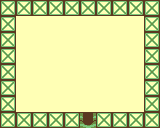

A 2D game scene composited from a Tiled map and its tileset images. What follows is a short description and the map's XML, with each tile layer's data collapsed to a summary:
An orthogonal 10x8 tile map with 16x16 px tiles, 1 tile layer (backgroundLayer) and 33 objects (31x block, enemy, teleport).

<map version="1.2" tiledversion="1.3.3" orientation="orthogonal" renderorder="right-down" width="10" height="8" tilewidth="16" tileheight="16" infinite="0" nextlayerid="5" nextobjectid="35">
 <tileset firstgid="1" name="tilesheet01" tilewidth="16" tileheight="16" tilecount="64" columns="8">
  <image source="../tilesheet01.png" width="128" height="128" />
 </tileset>
 <layer id="1" name="backgroundLayer" width="10" height="8">
  <data>[80 cells, 80 non-empty, 3 distinct tile ids]</data>
 </layer>
 <objectgroup id="2" name="enemiesLayer">
  <object id="1" name="enemy" gid="57" x="48" y="48" width="16" height="16">
   <properties>
    <property name="EnemyID" type="int" value="0" />
   </properties>
  </object>
 </objectgroup>
 <objectgroup id="3" name="objectLayer">
  <object id="2" name="block" gid="26" x="144" y="16" width="16" height="16" />
  <object id="3" name="block" gid="25" x="128" y="16" width="16" height="16" />
  <object id="4" name="block" gid="25" x="112" y="16" width="16" height="16" />
  <object id="5" name="block" gid="25" x="96" y="16" width="16" height="16" />
  <object id="6" name="block" gid="25" x="80" y="16" width="16" height="16" />
  <object id="7" name="block" gid="25" x="64" y="16" width="16" height="16" />
  <object id="8" name="block" gid="25" x="48" y="16" width="16" height="16" />
  <object id="9" name="block" gid="25" x="32" y="16" width="16" height="16" />
  <object id="10" name="block" gid="25" x="16" y="16" width="16" height="16" />
  <object id="11" name="block" gid="1073741849" x="128" y="128" width="16" height="16" />
  <object id="12" name="block" gid="1073741849" x="112" y="128" width="16" height="16" />
  <object id="13" name="block" gid="1073741849" x="96" y="128" width="16" height="16" />
  <object id="15" name="block" gid="1073741849" x="64" y="128" width="16" height="16" />
  <object id="16" name="block" gid="1073741849" x="48" y="128" width="16" height="16" />
  <object id="17" name="block" gid="1073741849" x="32" y="128" width="16" height="16" />
  <object id="18" name="block" gid="1073741849" x="16" y="128" width="16" height="16" />
  <object id="19" name="block" gid="1073741850" x="144" y="128" width="16" height="16" />
  <object id="20" name="block" gid="3221225498" x="0" y="128" width="16" height="16" />
  <object id="21" name="block" gid="2147483674" x="0" y="16" width="16" height="16" />
  <object id="22" name="block" gid="2147483682" x="0" y="32" width="16" height="16" />
  <object id="23" name="block" gid="2147483682" x="0" y="64" width="16" height="16" />
  <object id="24" name="block" gid="2147483682" x="0" y="48" width="16" height="16" />
  <object id="25" name="block" gid="2147483682" x="0" y="80" width="16" height="16" />
  <object id="26" name="block" gid="2147483682" x="0" y="112" width="16" height="16" />
  <object id="27" name="block" gid="2147483682" x="0" y="96" width="16" height="16" />
  <object id="28" name="block" gid="34" x="144" y="32" width="16" height="16" />
  <object id="29" name="block" gid="34" x="144" y="64" width="16" height="16" />
  <object id="30" name="block" gid="34" x="144" y="48" width="16" height="16" />
  <object id="31" name="block" gid="34" x="144" y="80" width="16" height="16" />
  <object id="32" name="block" gid="34" x="144" y="112" width="16" height="16" />
  <object id="33" name="block" gid="34" x="144" y="96" width="16" height="16" />
  <object id="34" name="teleport" gid="59" x="80" y="128" width="16" height="16">
   <properties>
    <property name="destinationID" type="int" value="0" />
    <property name="direction" type="int" value="1" />
    <property name="map" value="map03" />
   </properties>
  </object>
 </objectgroup>
 <objectgroup id="4" name="zoneLayer" visible="0" />
</map>